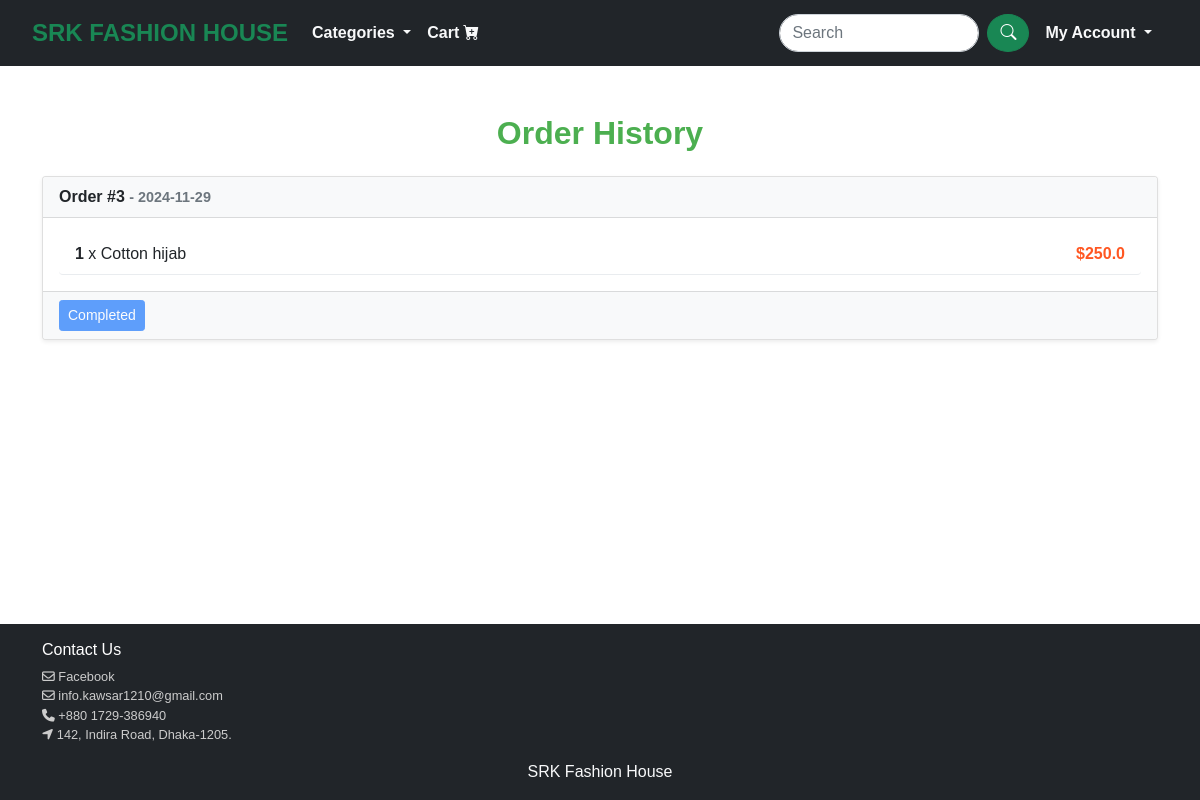
Page /products/order-history/ (signed in) on the earlier database version.
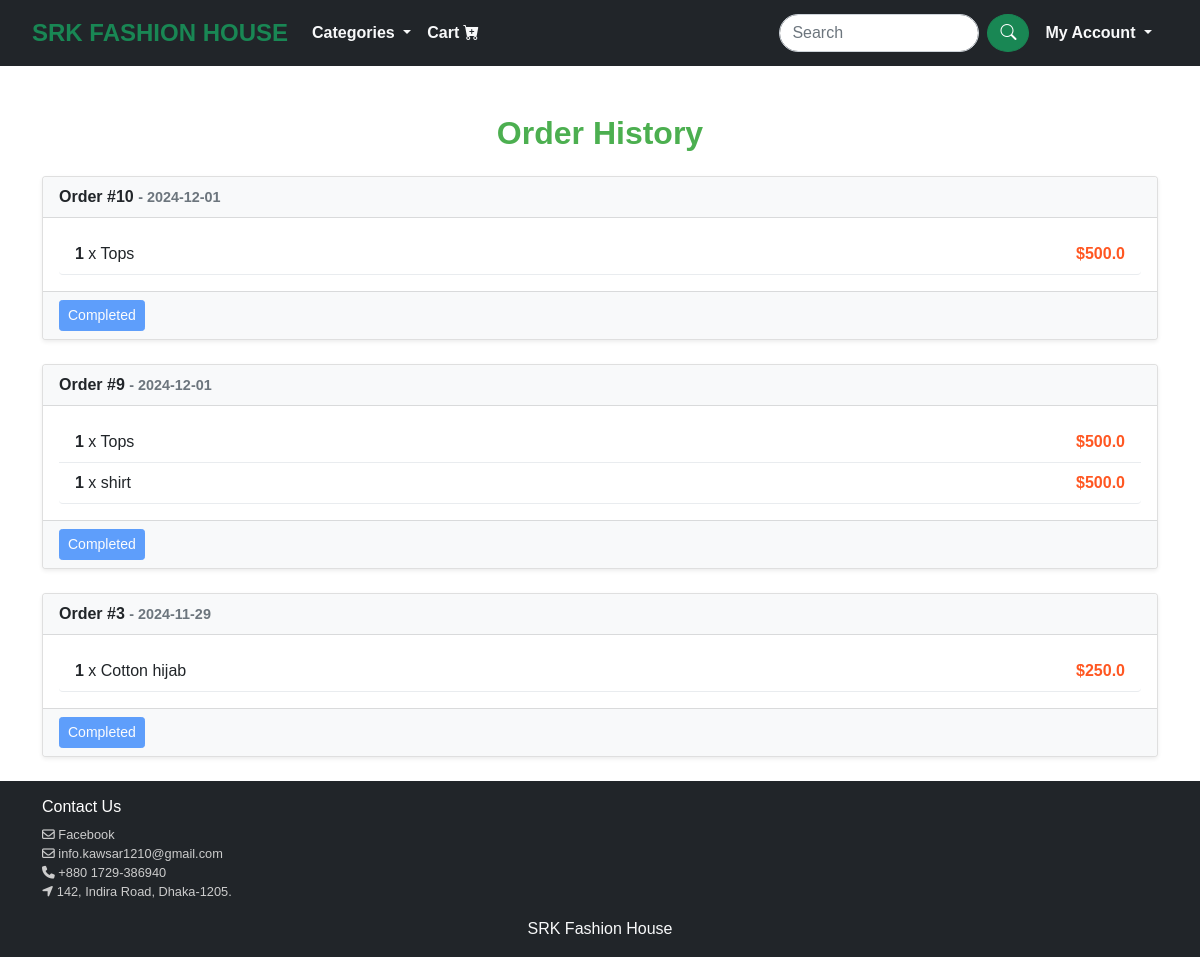
Same page on the later database version.
### products/models.py (models this page shows, shortened)
class Order(models.Model):
    user = models.ForeignKey(User, on_delete=models.CASCADE, related_name="product_orders")  # Unique related_name
    product_name = models.CharField(max_length=100)
    quantity = models.IntegerField()
    created_at = models.DateTimeField(auto_now_add=True)

class OrderItem(models.Model):
    order = models.ForeignKey(Order, on_delete=models.CASCADE, related_name='items')
    product = models.ForeignKey(Product, on_delete=models.CASCADE)
    quantity = models.PositiveIntegerField()

class Product(models.Model):
    name = models.CharField(max_length=100)
    price = models.FloatField()
    image = models.ImageField(upload_to='products', null=True, blank=True)
    description = models.TextField()
    CATEGORY_CHOICES = [
        ('men', 'Men'),
        ('women', 'Women'),
        ('children', 'Children'),
    ]
    category = models.CharField(
        max_length=100,
        choices=CATEGORY_CHOICES,
        default='women',
    )

### products/views.py (the view)
# urls.py: path('order-history/', views.order_history, name='order_history'),
def order_history(request):
    orders = Order.objects.filter(user=request.user).order_by('-created_at')
    return render(request, 'order_history.html', {'orders': orders})

### templates/order_history.html
{% extends 'base.html' %}
{% block content %}
<div class="container mt-5">
    <h2 class="text-center mb-4" style="font-weight: bold; color: #4CAF50;">Order History</h2>
    {% if orders %}
    {% for order in orders %}
    <div class="card mb-4 shadow-sm">
        <div class="card-header" style="background-color: #f8f9fa; font-weight: bold;">
            Order #{{ order.id }}
            <span class="text-muted" style="font-size: 0.9em;">- {{ order.created_at|date:"Y-m-d" }}</span>
        </div>
        <div class="card-body">
            <ul class="list-group">
                {% for item in order.items.all %}
                <li class="list-group-item d-flex justify-content-between align-items-center"
                    style="border: none; border-bottom: 1px solid #e9ecef;">
                    <span>
                        <strong>{{ item.quantity }}</strong> x {{ item.product.name }}
                    </span>
                    <span style="font-weight: bold; color: #ff5722;">
                        ${{ item.product.price }}
                    </span>
                </li>
                {% endfor %}
            </ul>
        </div>
        <div class="card-footer text-right" style="background-color: #f8f9fa;">
            <button class="btn btn-sm btn-primary" disabled style="cursor: not-allowed;">Completed</button>
        </div>
    </div>
    {% endfor %}
    {% else %}
    <div class="alert alert-info text-center mt-4">
        You have no orders yet. Start shopping now!
    </div>
    {% endif %}
</div>
{% endblock %}

Differences in the rows shown:
added Order: id "10", created_at "2024-12-01"
added OrderItem: quantity "1", product.name "Tops", product.price "500.0", shown under "10"
added Order: id "9", created_at "2024-12-01"
added OrderItem: quantity "1", product.name "Tops", product.price "500.0", shown under "9"
added OrderItem: quantity "1", product.name "shirt", product.price "500.0", shown under "9"
